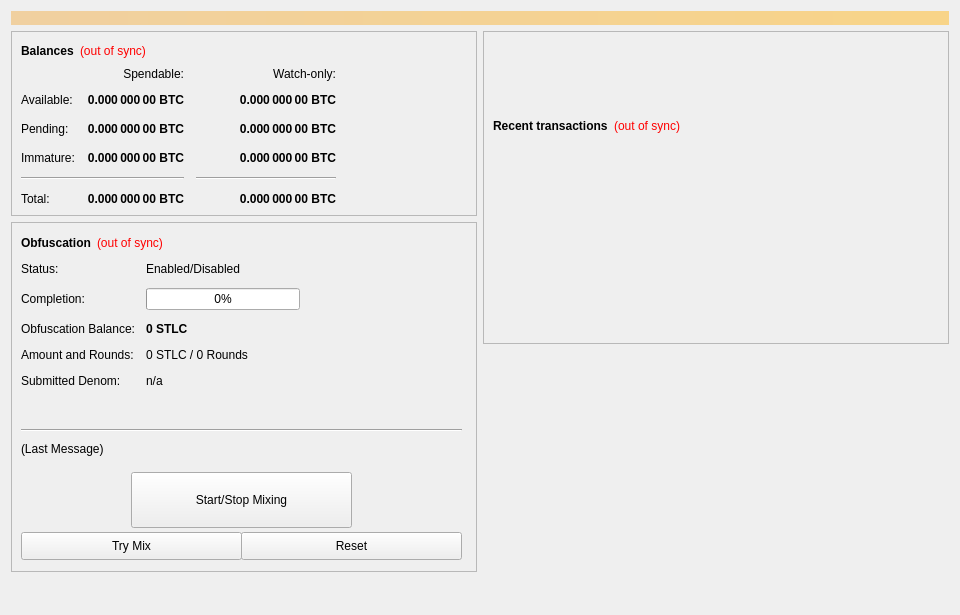
<?xml version="1.0" encoding="UTF-8"?>
<ui version="4.0">
 <class>OverviewPage</class>
 <widget class="QWidget" name="OverviewPage">
  <property name="geometry">
   <rect>
    <x>0</x>
    <y>0</y>
    <width>960</width>
    <height>615</height>
   </rect>
  </property>
  <property name="minimumSize">
   <size>
    <width>960</width>
    <height>0</height>
   </size>
  </property>
  <property name="windowTitle">
   <string>Form</string>
  </property>
  <layout class="QVBoxLayout" name="topLayout">
   <item>
    <widget class="QLabel" name="labelAlerts">
     <property name="visible">
      <bool>false</bool>
     </property>
     <property name="styleSheet">
      <string notr="true">background-color: qlineargradient(x1: 0, y1: 0, x2: 1, y2: 0, stop:0 #F0D0A0, stop:1 #F8D488); color:#000000;</string>
     </property>
     <property name="wordWrap">
      <bool>true</bool>
     </property>
     <property name="margin">
      <number>3</number>
     </property>
    </widget>
   </item>
   <item>
    <layout class="QHBoxLayout" name="horizontalLayout" stretch="1,1">
     <item>
      <layout class="QVBoxLayout" name="verticalLayout_2">
       <item>
        <widget class="QFrame" name="frame">
         <property name="frameShape">
          <enum>QFrame::StyledPanel</enum>
         </property>
         <property name="frameShadow">
          <enum>QFrame::Raised</enum>
         </property>
         <layout class="QVBoxLayout" name="verticalLayout_4">
          <item>
           <layout class="QHBoxLayout" name="horizontalLayout_4">
            <item>
             <widget class="QLabel" name="label_5">
              <property name="font">
               <font>
                <weight>75</weight>
                <bold>true</bold>
               </font>
              </property>
              <property name="text">
               <string>Balances</string>
              </property>
             </widget>
            </item>
            <item>
             <widget class="QLabel" name="labelWalletStatus">
              <property name="cursor">
               <cursorShape>WhatsThisCursor</cursorShape>
              </property>
              <property name="toolTip">
               <string>The displayed information may be out of date. Your wallet automatically synchronizes with the StartLife network after a connection is established, but this process has not completed yet.</string>
              </property>
              <property name="styleSheet">
               <string notr="true">QLabel { color: red; }</string>
              </property>
              <property name="text">
               <string notr="true">(out of sync)</string>
              </property>
              <property name="alignment">
               <set>Qt::AlignLeading|Qt::AlignLeft|Qt::AlignVCenter</set>
              </property>
             </widget>
            </item>
            <item>
             <spacer name="horizontalSpacer_3">
              <property name="orientation">
               <enum>Qt::Horizontal</enum>
              </property>
              <property name="sizeHint" stdset="0">
               <size>
                <width>40</width>
                <height>20</height>
               </size>
              </property>
             </spacer>
            </item>
           </layout>
          </item>
          <item>
           <layout class="QGridLayout" name="gridLayout">
            <property name="spacing">
             <number>12</number>
            </property>
            <item row="2" column="2">
             <widget class="QLabel" name="labelWatchPending">
              <property name="font">
               <font>
                <weight>75</weight>
                <bold>true</bold>
               </font>
              </property>
              <property name="cursor">
               <cursorShape>IBeamCursor</cursorShape>
              </property>
              <property name="toolTip">
               <string>Unconfirmed transactions to watch-only addresses</string>
              </property>
              <property name="text">
               <string notr="true">0.000 000 00 BTC</string>
              </property>
              <property name="alignment">
               <set>Qt::AlignRight|Qt::AlignTrailing|Qt::AlignVCenter</set>
              </property>
              <property name="textInteractionFlags">
               <set>Qt::LinksAccessibleByMouse|Qt::TextSelectableByKeyboard|Qt::TextSelectableByMouse</set>
              </property>
             </widget>
            </item>
            <item row="2" column="1">
             <widget class="QLabel" name="labelUnconfirmed">
              <property name="font">
               <font>
                <weight>75</weight>
                <bold>true</bold>
               </font>
              </property>
              <property name="cursor">
               <cursorShape>IBeamCursor</cursorShape>
              </property>
              <property name="toolTip">
               <string>Total of transactions that have yet to be confirmed, and do not yet count toward the spendable balance</string>
              </property>
              <property name="text">
               <string notr="true">0.000 000 00 BTC</string>
              </property>
              <property name="alignment">
               <set>Qt::AlignRight|Qt::AlignTrailing|Qt::AlignVCenter</set>
              </property>
              <property name="textInteractionFlags">
               <set>Qt::LinksAccessibleByMouse|Qt::TextSelectableByKeyboard|Qt::TextSelectableByMouse</set>
              </property>
             </widget>
            </item>
            <item row="3" column="2">
             <widget class="QLabel" name="labelWatchImmature">
              <property name="font">
               <font>
                <weight>75</weight>
                <bold>true</bold>
               </font>
              </property>
              <property name="cursor">
               <cursorShape>IBeamCursor</cursorShape>
              </property>
              <property name="toolTip">
               <string>Staked or masternode rewards in watch-only addresses that has not yet matured</string>
              </property>
              <property name="text">
               <string notr="true">0.000 000 00 BTC</string>
              </property>
              <property name="alignment">
               <set>Qt::AlignRight|Qt::AlignTrailing|Qt::AlignVCenter</set>
              </property>
              <property name="textInteractionFlags">
               <set>Qt::LinksAccessibleByMouse|Qt::TextSelectableByKeyboard|Qt::TextSelectableByMouse</set>
              </property>
             </widget>
            </item>
            <item row="4" column="0" colspan="2">
             <widget class="Line" name="lineSpendableBalance">
              <property name="orientation">
               <enum>Qt::Horizontal</enum>
              </property>
             </widget>
            </item>
            <item row="4" column="2">
             <widget class="Line" name="lineWatchBalance">
              <property name="sizePolicy">
               <sizepolicy hsizetype="Preferred" vsizetype="Fixed">
                <horstretch>0</horstretch>
                <verstretch>0</verstretch>
               </sizepolicy>
              </property>
              <property name="minimumSize">
               <size>
                <width>140</width>
                <height>0</height>
               </size>
              </property>
              <property name="orientation">
               <enum>Qt::Horizontal</enum>
              </property>
             </widget>
            </item>
            <item row="5" column="0">
             <widget class="QLabel" name="labelTotalText">
              <property name="text">
               <string>Total:</string>
              </property>
             </widget>
            </item>
            <item row="3" column="1">
             <widget class="QLabel" name="labelImmature">
              <property name="font">
               <font>
                <weight>75</weight>
                <bold>true</bold>
               </font>
              </property>
              <property name="cursor">
               <cursorShape>IBeamCursor</cursorShape>
              </property>
              <property name="toolTip">
               <string>Staked or masternode rewards that has not yet matured</string>
              </property>
              <property name="text">
               <string notr="true">0.000 000 00 BTC</string>
              </property>
              <property name="alignment">
               <set>Qt::AlignRight|Qt::AlignTrailing|Qt::AlignVCenter</set>
              </property>
              <property name="textInteractionFlags">
               <set>Qt::LinksAccessibleByMouse|Qt::TextSelectableByKeyboard|Qt::TextSelectableByMouse</set>
              </property>
             </widget>
            </item>
            <item row="2" column="3">
             <spacer name="horizontalSpacer_2">
              <property name="orientation">
               <enum>Qt::Horizontal</enum>
              </property>
              <property name="sizeHint" stdset="0">
               <size>
                <width>40</width>
                <height>20</height>
               </size>
              </property>
             </spacer>
            </item>
            <item row="3" column="0">
             <widget class="QLabel" name="labelImmatureText">
              <property name="text">
               <string>Immature:</string>
              </property>
             </widget>
            </item>
            <item row="5" column="1">
             <widget class="QLabel" name="labelTotal">
              <property name="font">
               <font>
                <weight>75</weight>
                <bold>true</bold>
               </font>
              </property>
              <property name="cursor">
               <cursorShape>IBeamCursor</cursorShape>
              </property>
              <property name="toolTip">
               <string>Your current total balance</string>
              </property>
              <property name="text">
               <string notr="true">0.000 000 00 BTC</string>
              </property>
              <property name="alignment">
               <set>Qt::AlignRight|Qt::AlignTrailing|Qt::AlignVCenter</set>
              </property>
              <property name="textInteractionFlags">
               <set>Qt::LinksAccessibleByMouse|Qt::TextSelectableByKeyboard|Qt::TextSelectableByMouse</set>
              </property>
             </widget>
            </item>
            <item row="5" column="2">
             <widget class="QLabel" name="labelWatchTotal">
              <property name="font">
               <font>
                <weight>75</weight>
                <bold>true</bold>
               </font>
              </property>
              <property name="cursor">
               <cursorShape>IBeamCursor</cursorShape>
              </property>
              <property name="toolTip">
               <string>Current total balance in watch-only addresses</string>
              </property>
              <property name="text">
               <string notr="true">0.000 000 00 BTC</string>
              </property>
              <property name="alignment">
               <set>Qt::AlignRight|Qt::AlignTrailing|Qt::AlignVCenter</set>
              </property>
              <property name="textInteractionFlags">
               <set>Qt::LinksAccessibleByMouse|Qt::TextSelectableByKeyboard|Qt::TextSelectableByMouse</set>
              </property>
             </widget>
            </item>
            <item row="0" column="2">
             <widget class="QLabel" name="labelWatchonly">
              <property name="text">
               <string>Watch-only:</string>
              </property>
              <property name="alignment">
               <set>Qt::AlignRight|Qt::AlignTrailing|Qt::AlignVCenter</set>
              </property>
             </widget>
            </item>
            <item row="1" column="0">
             <widget class="QLabel" name="labelBalanceText">
              <property name="text">
               <string>Available:</string>
              </property>
             </widget>
            </item>
            <item row="1" column="1">
             <widget class="QLabel" name="labelBalance">
              <property name="font">
               <font>
                <weight>75</weight>
                <bold>true</bold>
               </font>
              </property>
              <property name="cursor">
               <cursorShape>IBeamCursor</cursorShape>
              </property>
              <property name="toolTip">
               <string>Your current spendable balance</string>
              </property>
              <property name="text">
               <string notr="true">0.000 000 00 BTC</string>
              </property>
              <property name="alignment">
               <set>Qt::AlignRight|Qt::AlignTrailing|Qt::AlignVCenter</set>
              </property>
              <property name="textInteractionFlags">
               <set>Qt::LinksAccessibleByMouse|Qt::TextSelectableByKeyboard|Qt::TextSelectableByMouse</set>
              </property>
             </widget>
            </item>
            <item row="1" column="2">
             <widget class="QLabel" name="labelWatchAvailable">
              <property name="font">
               <font>
                <weight>75</weight>
                <bold>true</bold>
               </font>
              </property>
              <property name="cursor">
               <cursorShape>IBeamCursor</cursorShape>
              </property>
              <property name="toolTip">
               <string>Your current balance in watch-only addresses</string>
              </property>
              <property name="text">
               <string notr="true">0.000 000 00 BTC</string>
              </property>
              <property name="alignment">
               <set>Qt::AlignRight|Qt::AlignTrailing|Qt::AlignVCenter</set>
              </property>
              <property name="textInteractionFlags">
               <set>Qt::LinksAccessibleByMouse|Qt::TextSelectableByKeyboard|Qt::TextSelectableByMouse</set>
              </property>
             </widget>
            </item>
            <item row="2" column="0">
             <widget class="QLabel" name="labelPendingText">
              <property name="text">
               <string>Pending:</string>
              </property>
             </widget>
            </item>
            <item row="0" column="1">
             <widget class="QLabel" name="labelSpendable">
              <property name="text">
               <string>Spendable:</string>
              </property>
              <property name="alignment">
               <set>Qt::AlignRight|Qt::AlignTrailing|Qt::AlignVCenter</set>
              </property>
             </widget>
            </item>
           </layout>
          </item>
         </layout>
        </widget>
       </item>
       <item>
        <widget class="QFrame" name="frameObfuscation">
         <property name="minimumSize">
          <size>
           <width>0</width>
           <height>350</height>
          </size>
         </property>
         <property name="layoutDirection">
          <enum>Qt::LeftToRight</enum>
         </property>
         <property name="frameShape">
          <enum>QFrame::StyledPanel</enum>
         </property>
         <property name="frameShadow">
          <enum>QFrame::Raised</enum>
         </property>
         <widget class="QWidget" name="formLayoutWidget">
          <property name="geometry">
           <rect>
            <x>10</x>
            <y>40</y>
            <width>451</width>
            <height>161</height>
           </rect>
          </property>
          <layout class="QFormLayout" name="formLayout">
           <property name="fieldGrowthPolicy">
            <enum>QFormLayout::AllNonFixedFieldsGrow</enum>
           </property>
           <property name="horizontalSpacing">
            <number>11</number>
           </property>
           <property name="verticalSpacing">
            <number>12</number>
           </property>
           <item row="0" column="0">
            <widget class="QLabel" name="label_6">
             <property name="text">
              <string>Status:</string>
             </property>
            </widget>
           </item>
           <item row="1" column="0">
            <widget class="QLabel" name="label_7">
             <property name="text">
              <string>Completion:</string>
             </property>
            </widget>
           </item>
           <item row="1" column="1">
            <widget class="QProgressBar" name="obfuscationProgress">
             <property name="maximumSize">
              <size>
               <width>154</width>
               <height>16777215</height>
              </size>
             </property>
             <property name="value">
              <number>0</number>
             </property>
            </widget>
           </item>
           <item row="2" column="0">
            <widget class="QLabel" name="labelAnonymizedText">
             <property name="text">
              <string>Obfuscation Balance:</string>
             </property>
            </widget>
           </item>
           <item row="2" column="1">
            <widget class="QLabel" name="labelAnonymized">
             <property name="font">
              <font>
               <weight>75</weight>
               <bold>true</bold>
              </font>
             </property>
             <property name="text">
              <string notr="true">0 STLC</string>
             </property>
            </widget>
           </item>
           <item row="3" column="0">
            <widget class="QLabel" name="label_8">
             <property name="text">
              <string>Amount and Rounds:</string>
             </property>
            </widget>
           </item>
           <item row="3" column="1">
            <widget class="QLabel" name="labelAmountRounds">
             <property name="text">
              <string>0 STLC / 0 Rounds</string>
             </property>
            </widget>
           </item>
           <item row="4" column="0">
            <widget class="QLabel" name="label_9">
             <property name="text">
              <string>Submitted Denom:</string>
             </property>
            </widget>
           </item>
           <item row="4" column="1">
            <widget class="QLabel" name="labelSubmittedDenom">
             <property name="toolTip">
              <string>The denominations you submitted to the Masternode.&lt;br&gt;To mix, other users must submit the exact same denominations.</string>
             </property>
             <property name="text">
              <string>n/a</string>
             </property>
            </widget>
           </item>
           <item row="0" column="1">
            <widget class="QLabel" name="obfuscationEnabled">
             <property name="text">
              <string>Enabled/Disabled</string>
             </property>
            </widget>
           </item>
          </layout>
         </widget>
         <widget class="QPushButton" name="runAutoDenom">
          <property name="geometry">
           <rect>
            <x>251</x>
            <y>17</y>
            <width>1</width>
            <height>1</height>
           </rect>
          </property>
          <property name="palette">
           <palette>
            <active>
             <colorrole role="WindowText">
              <brush brushstyle="SolidPattern">
               <color alpha="255">
                <red>0</red>
                <green>0</green>
                <blue>0</blue>
               </color>
              </brush>
             </colorrole>
             <colorrole role="Button">
              <brush brushstyle="SolidPattern">
               <color alpha="255">
                <red>239</red>
                <green>238</green>
                <blue>238</blue>
               </color>
              </brush>
             </colorrole>
             <colorrole role="Light">
              <brush brushstyle="SolidPattern">
               <color alpha="255">
                <red>255</red>
                <green>255</green>
                <blue>255</blue>
               </color>
              </brush>
             </colorrole>
             <colorrole role="Midlight">
              <brush brushstyle="SolidPattern">
               <color alpha="255">
                <red>247</red>
                <green>246</green>
                <blue>246</blue>
               </color>
              </brush>
             </colorrole>
             <colorrole role="Dark">
              <brush brushstyle="SolidPattern">
               <color alpha="255">
                <red>119</red>
                <green>119</green>
                <blue>119</blue>
               </color>
              </brush>
             </colorrole>
             <colorrole role="Mid">
              <brush brushstyle="SolidPattern">
               <color alpha="255">
                <red>159</red>
                <green>159</green>
                <blue>159</blue>
               </color>
              </brush>
             </colorrole>
             <colorrole role="Text">
              <brush brushstyle="SolidPattern">
               <color alpha="255">
                <red>0</red>
                <green>0</green>
                <blue>0</blue>
               </color>
              </brush>
             </colorrole>
             <colorrole role="BrightText">
              <brush brushstyle="SolidPattern">
               <color alpha="255">
                <red>255</red>
                <green>255</green>
                <blue>255</blue>
               </color>
              </brush>
             </colorrole>
             <colorrole role="ButtonText">
              <brush brushstyle="SolidPattern">
               <color alpha="255">
                <red>0</red>
                <green>0</green>
                <blue>0</blue>
               </color>
              </brush>
             </colorrole>
             <colorrole role="Base">
              <brush brushstyle="SolidPattern">
               <color alpha="255">
                <red>255</red>
                <green>255</green>
                <blue>255</blue>
               </color>
              </brush>
             </colorrole>
             <colorrole role="Window">
              <brush brushstyle="SolidPattern">
               <color alpha="255">
                <red>239</red>
                <green>238</green>
                <blue>238</blue>
               </color>
              </brush>
             </colorrole>
             <colorrole role="Shadow">
              <brush brushstyle="SolidPattern">
               <color alpha="255">
                <red>0</red>
                <green>0</green>
                <blue>0</blue>
               </color>
              </brush>
             </colorrole>
             <colorrole role="AlternateBase">
              <brush brushstyle="SolidPattern">
               <color alpha="255">
                <red>247</red>
                <green>246</green>
                <blue>246</blue>
               </color>
              </brush>
             </colorrole>
             <colorrole role="ToolTipBase">
              <brush brushstyle="SolidPattern">
               <color alpha="255">
                <red>255</red>
                <green>255</green>
                <blue>220</blue>
               </color>
              </brush>
             </colorrole>
             <colorrole role="ToolTipText">
              <brush brushstyle="SolidPattern">
               <color alpha="255">
                <red>0</red>
                <green>0</green>
                <blue>0</blue>
               </color>
              </brush>
             </colorrole>
            </active>
            <inactive>
             <colorrole role="WindowText">
              <brush brushstyle="SolidPattern">
               <color alpha="255">
                <red>0</red>
                <green>0</green>
                <blue>0</blue>
               </color>
              </brush>
             </colorrole>
             <colorrole role="Button">
              <brush brushstyle="SolidPattern">
               <color alpha="255">
                <red>239</red>
                <green>238</green>
                <blue>238</blue>
               </color>
              </brush>
             </colorrole>
             <colorrole role="Light">
              <brush brushstyle="SolidPattern">
               <color alpha="255">
                <red>255</red>
                <green>255</green>
                <blue>255</blue>
               </color>
              </brush>
             </colorrole>
             <colorrole role="Midlight">
              <brush brushstyle="SolidPattern">
               <color alpha="255">
                <red>247</red>
                <green>246</green>
                <blue>246</blue>
               </color>
              </brush>
             </colorrole>
             <colorrole role="Dark">
              <brush brushstyle="SolidPattern">
               <color alpha="255">
                <red>119</red>
                <green>119</green>
                <blue>119</blue>
               </color>
              </brush>
             </colorrole>
             <colorrole role="Mid">
              <brush brushstyle="SolidPattern">
               <color alpha="255">
                <red>159</red>
                <green>159</green>
                <blue>159</blue>
               </color>
              </brush>
             </colorrole>
             <colorrole role="Text">
              <brush brushstyle="SolidPattern">
               <color alpha="255">
                <red>0</red>
                <green>0</green>
                <blue>0</blue>
               </color>
              </brush>
             </colorrole>
             <colorrole role="BrightText">
              <brush brushstyle="SolidPattern">
               <color alpha="255">
                <red>255</red>
                <green>255</green>
                <blue>255</blue>
               </color>
              </brush>
             </colorrole>
             <colorrole role="ButtonText">
              <brush brushstyle="SolidPattern">
               <color alpha="255">
                <red>0</red>
                <green>0</green>
                <blue>0</blue>
               </color>
              </brush>
             </colorrole>
             <colorrole role="Base">
              <brush brushstyle="SolidPattern">
               <color alpha="255">
                <red>255</red>
                <green>255</green>
                <blue>255</blue>
               </color>
              </brush>
             </colorrole>
             <colorrole role="Window">
              <brush brushstyle="SolidPattern">
               <color alpha="255">
                <red>239</red>
                <green>238</green>
                <blue>238</blue>
               </color>
              </brush>
             </colorrole>
             <colorrole role="Shadow">
              <brush brushstyle="SolidPattern">
               <color alpha="255">
                <red>0</red>
                <green>0</green>
                <blue>0</blue>
               </color>
              </brush>
             </colorrole>
             <colorrole role="AlternateBase">
              <brush brushstyle="SolidPattern">
               <color alpha="255">
                <red>247</red>
                <green>246</green>
                <blue>246</blue>
               </color>
              </brush>
             </colorrole>
             <colorrole role="ToolTipBase">
              <brush brushstyle="SolidPattern">
               <color alpha="255">
                <red>255</red>
                <green>255</green>
                <blue>220</blue>
               </color>
              </brush>
             </colorrole>
             <colorrole role="ToolTipText">
              <brush brushstyle="SolidPattern">
               <color alpha="255">
                <red>0</red>
                <green>0</green>
                <blue>0</blue>
               </color>
              </brush>
             </colorrole>
            </inactive>
            <disabled>
             <colorrole role="WindowText">
              <brush brushstyle="SolidPattern">
               <color alpha="255">
                <red>119</red>
                <green>119</green>
                <blue>119</blue>
               </color>
              </brush>
             </colorrole>
             <colorrole role="Button">
              <brush brushstyle="SolidPattern">
               <color alpha="255">
                <red>239</red>
                <green>238</green>
                <blue>238</blue>
               </color>
              </brush>
             </colorrole>
             <colorrole role="Light">
              <brush brushstyle="SolidPattern">
               <color alpha="255">
                <red>255</red>
                <green>255</green>
                <blue>255</blue>
               </color>
              </brush>
             </colorrole>
             <colorrole role="Midlight">
              <brush brushstyle="SolidPattern">
               <color alpha="255">
                <red>247</red>
                <green>246</green>
                <blue>246</blue>
               </color>
              </brush>
             </colorrole>
             <colorrole role="Dark">
              <brush brushstyle="SolidPattern">
               <color alpha="255">
                <red>119</red>
                <green>119</green>
                <blue>119</blue>
               </color>
              </brush>
             </colorrole>
             <colorrole role="Mid">
              <brush brushstyle="SolidPattern">
               <color alpha="255">
                <red>159</red>
                <green>159</green>
                <blue>159</blue>
               </color>
              </brush>
             </colorrole>
             <colorrole role="Text">
              <brush brushstyle="SolidPattern">
               <color alpha="255">
                <red>119</red>
                <green>119</green>
                <blue>119</blue>
               </color>
              </brush>
             </colorrole>
             <colorrole role="BrightText">
              <brush brushstyle="SolidPattern">
               <color alpha="255">
                <red>255</red>
                <green>255</green>
                <blue>255</blue>
               </color>
              </brush>
             </colorrole>
             <colorrole role="ButtonText">
              <brush brushstyle="SolidPattern">
               <color alpha="255">
                <red>119</red>
                <green>119</green>
                <blue>119</blue>
               </color>
              </brush>
             </colorrole>
             <colorrole role="Base">
              <brush brushstyle="SolidPattern">
               <color alpha="255">
                <red>239</red>
                <green>238</green>
                <blue>238</blue>
               </color>
              </brush>
             </colorrole>
             <colorrole role="Window">
              <brush brushstyle="SolidPattern">
               <color alpha="255">
                <red>239</red>
                <green>238</green>
                <blue>238</blue>
               </color>
              </brush>
             </colorrole>
             <colorrole role="Shadow">
              <brush brushstyle="SolidPattern">
               <color alpha="255">
                <red>0</red>
                <green>0</green>
                <blue>0</blue>
               </color>
              </brush>
             </colorrole>
             <colorrole role="AlternateBase">
              <brush brushstyle="SolidPattern">
               <color alpha="255">
                <red>239</red>
                <green>238</green>
                <blue>238</blue>
               </color>
              </brush>
             </colorrole>
             <colorrole role="ToolTipBase">
              <brush brushstyle="SolidPattern">
               <color alpha="255">
                <red>255</red>
                <green>255</green>
                <blue>220</blue>
               </color>
              </brush>
             </colorrole>
             <colorrole role="ToolTipText">
              <brush brushstyle="SolidPattern">
               <color alpha="255">
                <red>0</red>
                <green>0</green>
                <blue>0</blue>
               </color>
              </brush>
             </colorrole>
            </disabled>
           </palette>
          </property>
          <property name="focusPolicy">
           <enum>Qt::NoFocus</enum>
          </property>
          <property name="autoFillBackground">
           <bool>true</bool>
          </property>
          <property name="text">
           <string/>
          </property>
          <property name="flat">
           <bool>true</bool>
          </property>
         </widget>
         <widget class="QPushButton" name="toggleObfuscation">
          <property name="geometry">
           <rect>
            <x>120</x>
            <y>250</y>
            <width>221</width>
            <height>56</height>
           </rect>
          </property>
          <property name="sizePolicy">
           <sizepolicy hsizetype="MinimumExpanding" vsizetype="Fixed">
            <horstretch>0</horstretch>
            <verstretch>0</verstretch>
           </sizepolicy>
          </property>
          <property name="text">
           <string>Start/Stop Mixing</string>
          </property>
         </widget>
         <widget class="Line" name="lineLastMessage">
          <property name="geometry">
           <rect>
            <x>10</x>
            <y>200</y>
            <width>441</width>
            <height>16</height>
           </rect>
          </property>
          <property name="orientation">
           <enum>Qt::Horizontal</enum>
          </property>
         </widget>
         <widget class="QLabel" name="obfuscationStatus">
          <property name="geometry">
           <rect>
            <x>10</x>
            <y>220</y>
            <width>451</width>
            <height>61</height>
           </rect>
          </property>
          <property name="minimumSize">
           <size>
            <width>288</width>
            <height>43</height>
           </size>
          </property>
          <property name="text">
           <string>(Last Message)</string>
          </property>
          <property name="alignment">
           <set>Qt::AlignLeading|Qt::AlignLeft|Qt::AlignTop</set>
          </property>
          <property name="wordWrap">
           <bool>true</bool>
          </property>
         </widget>
         <widget class="QPushButton" name="obfuscationAuto">
          <property name="geometry">
           <rect>
            <x>10</x>
            <y>310</y>
            <width>221</width>
            <height>28</height>
           </rect>
          </property>
          <property name="sizePolicy">
           <sizepolicy hsizetype="MinimumExpanding" vsizetype="Fixed">
            <horstretch>0</horstretch>
            <verstretch>0</verstretch>
           </sizepolicy>
          </property>
          <property name="toolTip">
           <string>Try to manually submit a Obfuscation request.</string>
          </property>
          <property name="text">
           <string>Try Mix</string>
          </property>
         </widget>
         <widget class="QPushButton" name="obfuscationReset">
          <property name="geometry">
           <rect>
            <x>230</x>
            <y>310</y>
            <width>221</width>
            <height>28</height>
           </rect>
          </property>
          <property name="sizePolicy">
           <sizepolicy hsizetype="MinimumExpanding" vsizetype="Fixed">
            <horstretch>0</horstretch>
            <verstretch>0</verstretch>
           </sizepolicy>
          </property>
          <property name="toolTip">
           <string>Reset the current status of Obfuscation (can interrupt Obfuscation if it's in the process of Mixing, which can cost you money!)</string>
          </property>
          <property name="autoFillBackground">
           <bool>false</bool>
          </property>
          <property name="text">
           <string>Reset</string>
          </property>
         </widget>
         <widget class="QWidget" name="layoutWidget">
          <property name="geometry">
           <rect>
            <x>10</x>
            <y>10</y>
            <width>431</width>
            <height>22</height>
           </rect>
          </property>
          <layout class="QHBoxLayout" name="horizontalLayout_5">
           <item>
            <widget class="QLabel" name="label_2">
             <property name="font">
              <font>
               <weight>75</weight>
               <bold>true</bold>
              </font>
             </property>
             <property name="text">
              <string>Obfuscation</string>
             </property>
            </widget>
           </item>
           <item>
            <widget class="QLabel" name="labelObfuscationSyncStatus">
             <property name="toolTip">
              <string>The displayed information may be out of date. Your wallet automatically synchronizes with the StartLife network after a connection is established, but this process has not completed yet.</string>
             </property>
             <property name="styleSheet">
              <string notr="true">QLabel { color: red; }</string>
             </property>
             <property name="text">
              <string notr="true">(out of sync)</string>
             </property>
             <property name="alignment">
              <set>Qt::AlignLeading|Qt::AlignLeft|Qt::AlignVCenter</set>
             </property>
            </widget>
           </item>
           <item>
            <spacer name="horizontalSpacer_4">
             <property name="orientation">
              <enum>Qt::Horizontal</enum>
             </property>
             <property name="sizeHint" stdset="0">
              <size>
               <width>40</width>
               <height>20</height>
              </size>
             </property>
            </spacer>
           </item>
          </layout>
         </widget>
        </widget>
       </item>
       <item>
        <spacer name="verticalSpacer">
         <property name="orientation">
          <enum>Qt::Vertical</enum>
         </property>
         <property name="sizeHint" stdset="0">
          <size>
           <width>20</width>
           <height>40</height>
          </size>
         </property>
        </spacer>
       </item>
      </layout>
     </item>
     <item>
      <layout class="QVBoxLayout" name="verticalLayout_3">
       <item>
        <widget class="QFrame" name="frame_2">
         <property name="frameShape">
          <enum>QFrame::StyledPanel</enum>
         </property>
         <property name="frameShadow">
          <enum>QFrame::Raised</enum>
         </property>
         <layout class="QVBoxLayout" name="verticalLayout">
          <item>
           <spacer name="verticalSpacer_3">
            <property name="orientation">
             <enum>Qt::Vertical</enum>
            </property>
            <property name="sizeType">
             <enum>QSizePolicy::Fixed</enum>
            </property>
            <property name="sizeHint" stdset="0">
             <size>
              <width>20</width>
              <height>75</height>
             </size>
            </property>
           </spacer>
          </item>
          <item>
           <layout class="QHBoxLayout" name="horizontalLayout_2">
            <item>
             <widget class="QLabel" name="label_4">
              <property name="font">
               <font>
                <weight>75</weight>
                <bold>true</bold>
               </font>
              </property>
              <property name="text">
               <string>Recent transactions</string>
              </property>
             </widget>
            </item>
            <item>
             <widget class="QLabel" name="labelTransactionsStatus">
              <property name="cursor">
               <cursorShape>WhatsThisCursor</cursorShape>
              </property>
              <property name="toolTip">
               <string>The displayed information may be out of date. Your wallet automatically synchronizes with the StartLife network after a connection is established, but this process has not completed yet.</string>
              </property>
              <property name="styleSheet">
               <string notr="true">QLabel { color: red; }</string>
              </property>
              <property name="text">
               <string notr="true">(out of sync)</string>
              </property>
              <property name="alignment">
               <set>Qt::AlignRight|Qt::AlignTrailing|Qt::AlignVCenter</set>
              </property>
             </widget>
            </item>
            <item>
             <spacer name="horizontalSpacer">
              <property name="orientation">
               <enum>Qt::Horizontal</enum>
              </property>
              <property name="sizeHint" stdset="0">
               <size>
                <width>40</width>
                <height>20</height>
               </size>
              </property>
             </spacer>
            </item>
           </layout>
          </item>
          <item>
           <widget class="QListView" name="listTransactions">
            <property name="styleSheet">
             <string notr="true">QListView { background: transparent; }</string>
            </property>
            <property name="frameShape">
             <enum>QFrame::NoFrame</enum>
            </property>
            <property name="verticalScrollBarPolicy">
             <enum>Qt::ScrollBarAlwaysOff</enum>
            </property>
            <property name="horizontalScrollBarPolicy">
             <enum>Qt::ScrollBarAlwaysOff</enum>
            </property>
            <property name="selectionMode">
             <enum>QAbstractItemView::NoSelection</enum>
            </property>
           </widget>
          </item>
         </layout>
        </widget>
       </item>
       <item>
        <spacer name="verticalSpacer_2">
         <property name="orientation">
          <enum>Qt::Vertical</enum>
         </property>
         <property name="sizeType">
          <enum>QSizePolicy::Expanding</enum>
         </property>
         <property name="sizeHint" stdset="0">
          <size>
           <width>20</width>
           <height>40</height>
          </size>
         </property>
        </spacer>
       </item>
      </layout>
     </item>
    </layout>
   </item>
  </layout>
 </widget>
 <resources/>
 <connections/>
</ui>
